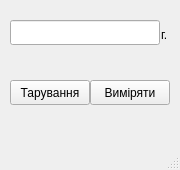
<?xml version="1.0" encoding="UTF-8"?>
<ui version="4.0">
 <class>MainWindow</class>
 <widget class="QMainWindow" name="MainWindow">
  <property name="geometry">
   <rect>
    <x>0</x>
    <y>0</y>
    <width>180</width>
    <height>170</height>
   </rect>
  </property>
  <property name="sizePolicy">
   <sizepolicy hsizetype="Preferred" vsizetype="Preferred">
    <horstretch>0</horstretch>
    <verstretch>0</verstretch>
   </sizepolicy>
  </property>
  <property name="minimumSize">
   <size>
    <width>180</width>
    <height>170</height>
   </size>
  </property>
  <property name="maximumSize">
   <size>
    <width>180</width>
    <height>170</height>
   </size>
  </property>
  <property name="windowTitle">
   <string>Vaha-gui</string>
  </property>
  <widget class="QWidget" name="centralwidget">
   <widget class="QPushButton" name="pushButton_2">
    <property name="geometry">
     <rect>
      <x>90</x>
      <y>80</y>
      <width>80</width>
      <height>25</height>
     </rect>
    </property>
    <property name="text">
     <string>Виміряти</string>
    </property>
   </widget>
   <widget class="QPushButton" name="pushButton_3">
    <property name="geometry">
     <rect>
      <x>10</x>
      <y>80</y>
      <width>80</width>
      <height>25</height>
     </rect>
    </property>
    <property name="text">
     <string>Тарування</string>
    </property>
   </widget>
   <widget class="QLineEdit" name="lineEdit">
    <property name="geometry">
     <rect>
      <x>10</x>
      <y>20</y>
      <width>150</width>
      <height>25</height>
     </rect>
    </property>
    <property name="alignment">
     <set>Qt::AlignRight|Qt::AlignTrailing|Qt::AlignVCenter</set>
    </property>
   </widget>
   <widget class="QLabel" name="label">
    <property name="geometry">
     <rect>
      <x>10</x>
      <y>60</y>
      <width>151</width>
      <height>17</height>
     </rect>
    </property>
    <property name="text">
     <string/>
    </property>
   </widget>
   <widget class="QLabel" name="label_2">
    <property name="geometry">
     <rect>
      <x>161</x>
      <y>30</y>
      <width>16</width>
      <height>10</height>
     </rect>
    </property>
    <property name="text">
     <string>г.</string>
    </property>
   </widget>
  </widget>
  <widget class="QMenuBar" name="menubar">
   <property name="geometry">
    <rect>
     <x>0</x>
     <y>0</y>
     <width>180</width>
     <height>22</height>
    </rect>
   </property>
  </widget>
  <widget class="QStatusBar" name="statusbar"/>
 </widget>
 <resources/>
 <connections/>
</ui>
